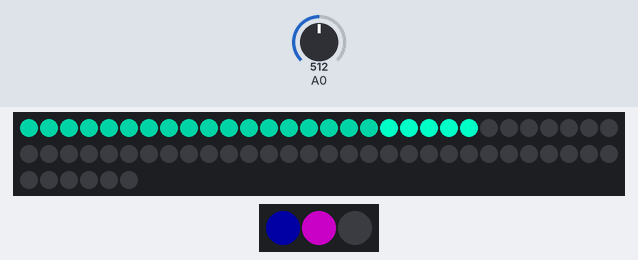
Bench run of a sketch on a simulated Arduino Uno, built with avr-gcc and run on an emulated ATmega328P. On the bench: 66 RGB LEDs in strip order, left to right, continuing on the next row, 3 RGB LEDs in strip order, left to right. Inputs (shaded band) come from the test bench; at power-on: A0 = 512. Dim RGB values are drawn brighter than linear; random numbers use the default seed unless the sketch sets one.

Above: at 0.45 s.
At 5.27 s:
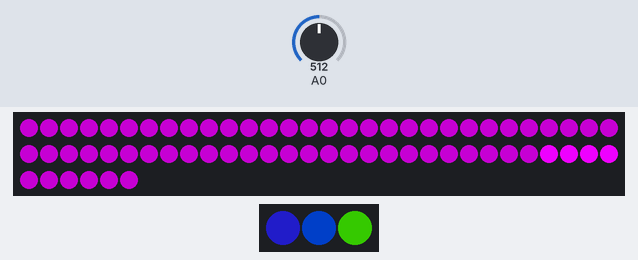
At 10.1 s:
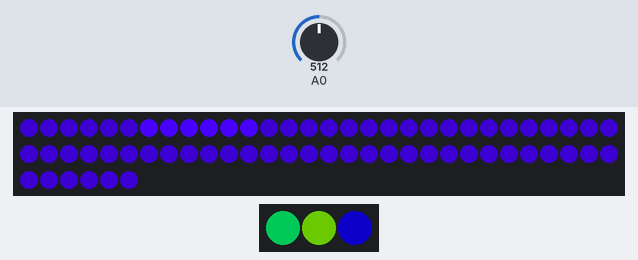
At 20.05 s:
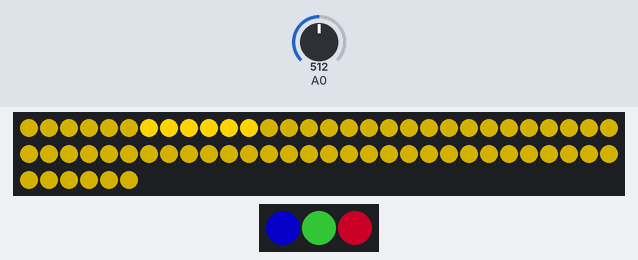
At 29.7 s:
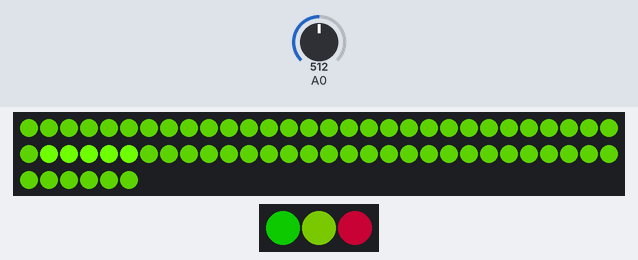
At 39.65 s:
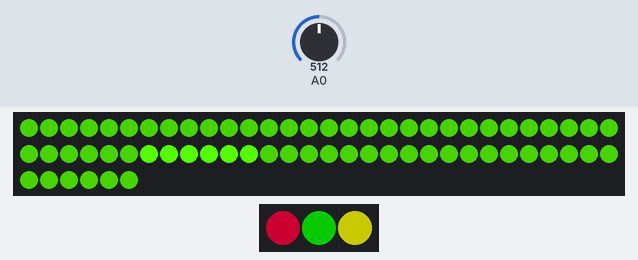
Timing chart, 0 to 40.0 s (numbered marks = the images above):
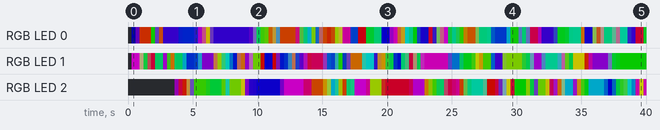

Measured:
- by itself, RGB LED 0: off → RGB(0, 0, 39) at 0.30 s, → RGB(40, 0, 74) 0.30 s later, → RGB(102, 23, 0) 0.30 s later, → RGB(6, 102, 0) 0.90 s later, … (97 changes in this stretch)
- by itself, RGB LED 2: off → RGB(47, 0, 56) at 3.6 s, → RGB(97, 2, 31) 0.30 s later, → RGB(102, 13, 0) 0.30 s later, → RGB(87, 64, 26) 0.30 s later, … (83 changes in this stretch)

The sketch:

DoorSign.ino
```cpp
#include <NeoPixelAnimator.h>
#include <NeoPixelBrightnessBus.h>
#include <NeoPixelBus.h>

#include <SPI.h>

#include <NeoPixelBus.h>
#include <NeoPixelAnimator.h>

const uint8_t lettersStripPixelCount = 66;
const uint8_t lettersStripPin = 2;

const uint8_t lampStripPixelCount = 3;
const uint8_t lampStripPin = 12;

NeoPixelBus<NeoGrbFeature, Neo800KbpsMethod> lettersStrip(lettersStripPixelCount, lettersStripPin);
NeoPixelBus<NeoGrbFeature, Neo800KbpsMethod> lampStrip(lampStripPixelCount, lampStripPin);

NeoPixelAnimator animations(2);
NeoPixelAnimator lampAnimations(lampStripPixelCount);

RgbColor clearColor;
RgbColor lettersColor;

uint16_t lastLetter = 0;
int8_t moveDir = 1; // track the direction of movement

// what is stored for state is specific to the need, in this case, the colors.
// Basically what ever you need inside the animation update function
struct MyAnimationState
{
		RgbColor StartingColor;
		RgbColor EndingColor;
};

MyAnimationState animationState[lampStripPixelCount];

void SetRandomSeed()
{
		uint32_t seed;

		// random works best with a seed that can use 31 bits
		// analogRead on a unconnected pin tends toward less than four bits
		seed = analogRead(0);
		delay(1);

		for (int shifts = 3; shifts < 31; shifts += 3)
		{
				seed ^= analogRead(0) << shifts;
				delay(1);
		}

		// Serial.println(seed);
		randomSeed(seed);
}

void changeLettersColor() {
  uint16_t baseColor =  random(360);
  clearColor = HslColor(baseColor / 360.0f, 1.0f, 0.25);
  lettersColor = HslColor(baseColor / 360.0f, 1.0f, 0.5);
}

void BlendAnimUpdate(const AnimationParam& param)
{
		// this gets called for each animation on every time step
		// progress will start at 0.0 and end at 1.0
		// we use the blend function on the RgbColor to mix
		// color based on the progress given to us in the animation
		RgbColor updatedColor = RgbColor::LinearBlend(
				animationState[param.index].StartingColor,
				animationState[param.index].EndingColor,
				param.progress);
		// apply the color to the strip
		lampStrip.SetPixelColor(param.index, updatedColor);
}

void PickRandom(float luminance)
{
		// pick random count of pixels to animate
		uint16_t count = random(lampStripPixelCount);
		while (count > 0)
		{
				// pick a random pixel
				uint16_t pixel = random(lampStripPixelCount);

				// pick random time and random color
				// we use HslColor object as it allows us to easily pick a color
				// with the same saturation and luminance
				uint16_t time = random(100, 400);
				animationState[pixel].StartingColor = lampStrip.GetPixelColor(pixel);
				animationState[pixel].EndingColor = HslColor(random(360) / 360.0f, 1.0f, luminance);

				lampAnimations.StartAnimation(pixel, time, BlendAnimUpdate);

				count--;
		}
}

void MoveAnimUpdate(const AnimationParam& param)
{
	const uint8_t letterCount = 13;
	const uint8_t ledPerLetter = 6;

	const uint16_t letters[letterCount][ledPerLetter] = {
		{ 0,  1,  2,  3,  4,  5}, //C
		{ 6,  7,  8,  9, 10, 11}, //R
		{12, 13, 14, 15, 16, 17}, //E
		{18, 19, 20, 21, 22, -1}, //A
		{23, 24, 25, 26, 27, -1}, //T
		{28, 29, 30, -1, -1, -1}, //I
		{31, 32, 33, 34, 35, -1}, //V
		{36, 37, 38, 39, 40, 41}, //E

		{42, 43, 44, 45, -1, -1}, //S
		{46, 47, 48, 49, 50, -1}, //P
		{51, 52, 53, 54, 55, -1}, //A
		{56, 57, 58, 59, -1, -1}, //C
		{60, 61, 62, 63, 64, 65}  //E
	};

	uint16_t nextLetter;

	if (moveDir > 0)
	{
		nextLetter = param.progress * letterCount;
	}
	else
	{
		nextLetter = (1.0f - param.progress) * letterCount;
	}

	for (uint8_t f = 0; f < ledPerLetter; f++) {
		if (letters[lastLetter][f] != -1) {
			lettersStrip.SetPixelColor(letters[lastLetter][f], clearColor);
		}

		if (letters[nextLetter][f] != -1) {
			lettersStrip.SetPixelColor(letters[nextLetter][f], lettersColor);
		}
	}

	lastLetter = nextLetter;

	if (param.state == AnimationState_Completed)
	{
		moveDir *= -1;
		animations.RestartAnimation(param.index);

		if (moveDir > 0) {
			changeLettersColor();
		}
	}
}

void SetupAnimations()
{
	animations.StartAnimation(0, 1000, MoveAnimUpdate);
}

void setup()
{

	lettersStrip.Begin();
	lettersStrip.Show();

	lampStrip.Begin();
	lampStrip.Show();

	SetRandomSeed();
	SetupAnimations();

  changeLettersColor();
}

void loop()
{
	animations.UpdateAnimations();
	lettersStrip.Show();

	if (lampAnimations.IsAnimating())
	{
		// the normal loop just needs these two to run the active animations
		lampAnimations.UpdateAnimations();
		lampStrip.Show();
	}
	else
	{
		// no animations runnning, start some
		//
		PickRandom(0.2f); // 0.0 = black, 0.25 is normal, 0.5 is bright
	}
}
```
